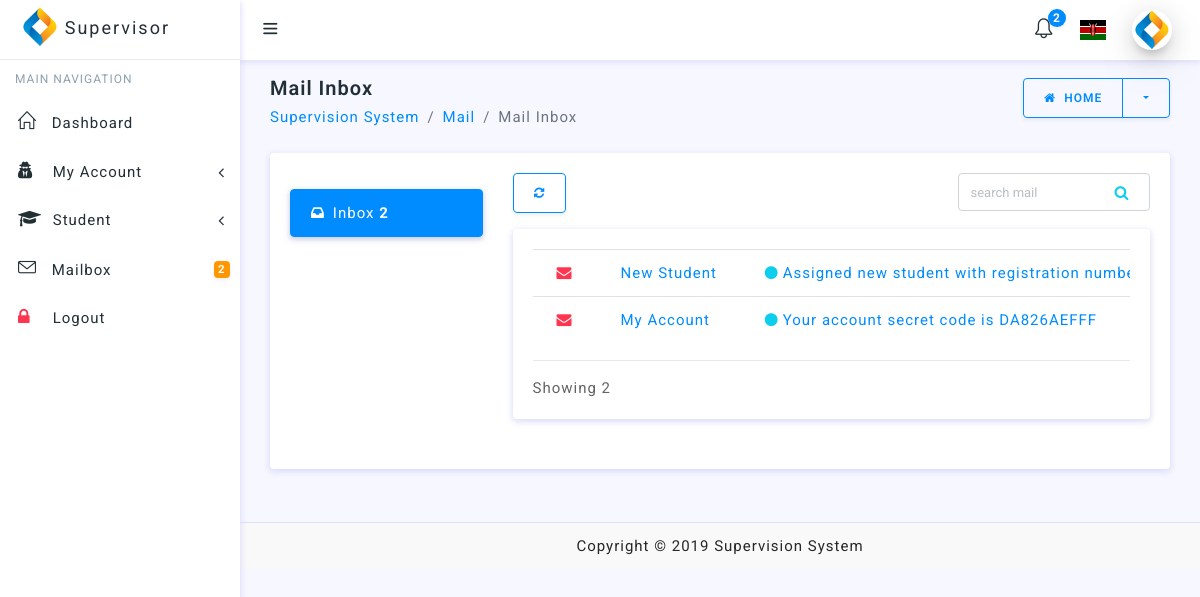
Before: /supervisor/mailbox/inbox.php (signed in) with the older database file.
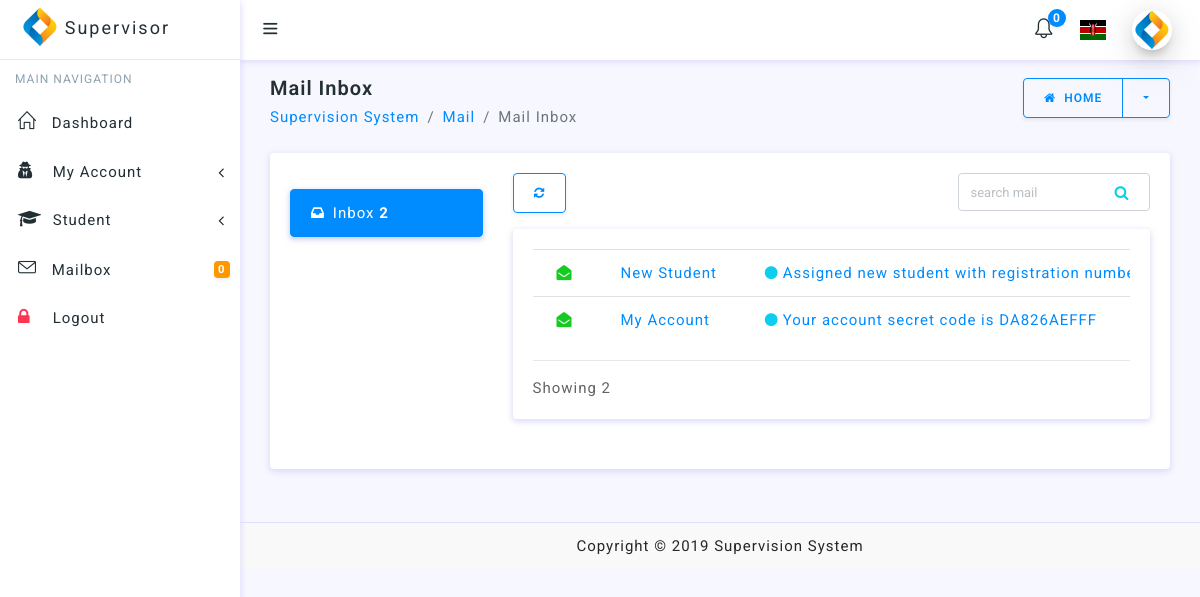
After: the same page with the newer database file.
### tables this page shows
CREATE TABLE `notification_table` (
  `id` int(11) NOT NULL,
  `admin_id` int(11) NOT NULL,
  `supervisor_id` int(11) NOT NULL,
  `student_id` int(11) NOT NULL,
  `subject` text NOT NULL,
  `message` text NOT NULL,
  `status` int(11) NOT NULL,
  `created_at` datetime NOT NULL
);

### functions/fetch_notifications.php (called while the page is built, shortened)
<?php
$unReadNotifications = $allNotifications = 0;

### supervisor/sessions/supervisor_session.php (called while the page is built, shortened)
<?php
require '../../DBConnection/Connection.php';
$supervisor_check = $_SESSION['login_supervisor'];
$ses_sql = mysqli_query($connection, "select * from supervisor_table where national_id='$supervisor_check'");
$row = mysqli_fetch_assoc($ses_sql);
$supervisor_id = $row['id'];

### supervisor/mailbox/inbox.php (the view, shortened to what the changed rows need)
<?php
require '../sessions/supervisor_session.php';
?>
<!doctype html>
<html lang="en">
<head>
    <link href="../../inc/table.css" rel="stylesheet" type="text/css"/>
</head>
<body>
<div id="wrapper">
    <?php
    require '../layouts/supervisor_layout.php';
    ?>
    <div class="content-wrapper">
        <div class="container-fluid">
            <div class="row">
                <div class="col-lg-12">
                    <div class="card">
                        <div class="card-body">
                            <div class="row">
                                <div class="col-lg-9 col-md-8">
                                    <div class="card mt-3">
                                        <div class="card-body">
                                            <?php
                                            if ($connection) {
                                                $result = mysqli_query($connection, "SELECT * FROM notification_table WHERE supervisor_id='$supervisor_id' ORDER BY id DESC");
                                                if (mysqli_num_rows($result) > 0) {
                                                    echo ' <div class="table-responsive">';
                                                    echo ' <table class="table table-hover">';
                                                    echo ' <tbody>';
                                                    while ($row = mysqli_fetch_array($result)) {
                                                        echo '<tr>';
                                                        if ($row['status'] == 1) {
                                                            echo ' <td class="mail-rateing">
        <i class="fa fa-envelope-open text-success"></i>
    </td>';
                                                        } else {
                                                            echo ' <td class="mail-rateing">
        <i class="fa fa-envelope text-danger"></i>
    </td>';
                                                        }
                                                        echo ' <td>
        <a href="read.php?action=read&id=' . $row["id"] . '">' . $row['subject'] . '</a>
    </td>';
                                                        echo '<td>
        <a href="read.php?action=read&id=' . $row["id"] . '"><i
                class="fa fa-circle text-info mr-1"></i>' . $row['message'] . '</a>
    </td>';
                                                        echo '</tr>';
                                                    }
                                                    echo '</tbody>';
                                                    echo ' </table>';
                                                    echo ' </div>';
                                                } else {
                                                }
                                            }
                                            ?>
                                        </div>
                                    </div>
                                </div>
                            </div>
                        </div>
                    </div>
                </div>
            </div>
        </div>
    </div>
</div>
</body>
</html>

### supervisor/layouts/supervisor_layout.php (shortened to what the changed rows need)
<?php
require '../../functions/fetch_notifications.php'
?>
<div id="sidebar-wrapper" data-simplebar="" data-simplebar-auto-hide="true">
    <ul class="sidebar-menu do-nicescrol">
        <li>
            <a href="../mailbox/inbox.php" class="waves-effect">
                <i class="icon-envelope"></i>
                <span>Mailbox</span>
                <small class="badge float-right badge-warning"><?php echo number_format($unReadNotifications) ?></small>
            </a>
        </li>
    </ul>
</div>
<header class="topbar-nav">
    <nav class="navbar navbar-expand fixed-top bg-white">
        <ul class="navbar-nav align-items-center right-nav-link">
            <li class="nav-item dropdown-lg">
                <a class="nav-link dropdown-toggle dropdown-toggle-nocaret waves-effect" href="../mailbox/inbox.php"  data-toggle="dropdown">
                    <i class="icon-bell"></i><span
                            class="badge badge-primary badge-up"><?php echo number_format($unReadNotifications) ?></span></a>
            </li>
        </ul>
    </nav>
</header>

Changed rows visible on the page:
changed notification_table "New Student": status 0 → 1 (drawn)
changed notification_table "My Account": status 0 → 1 (drawn)
Other visible differences:
$unReadNotifications: "2" → "0"
